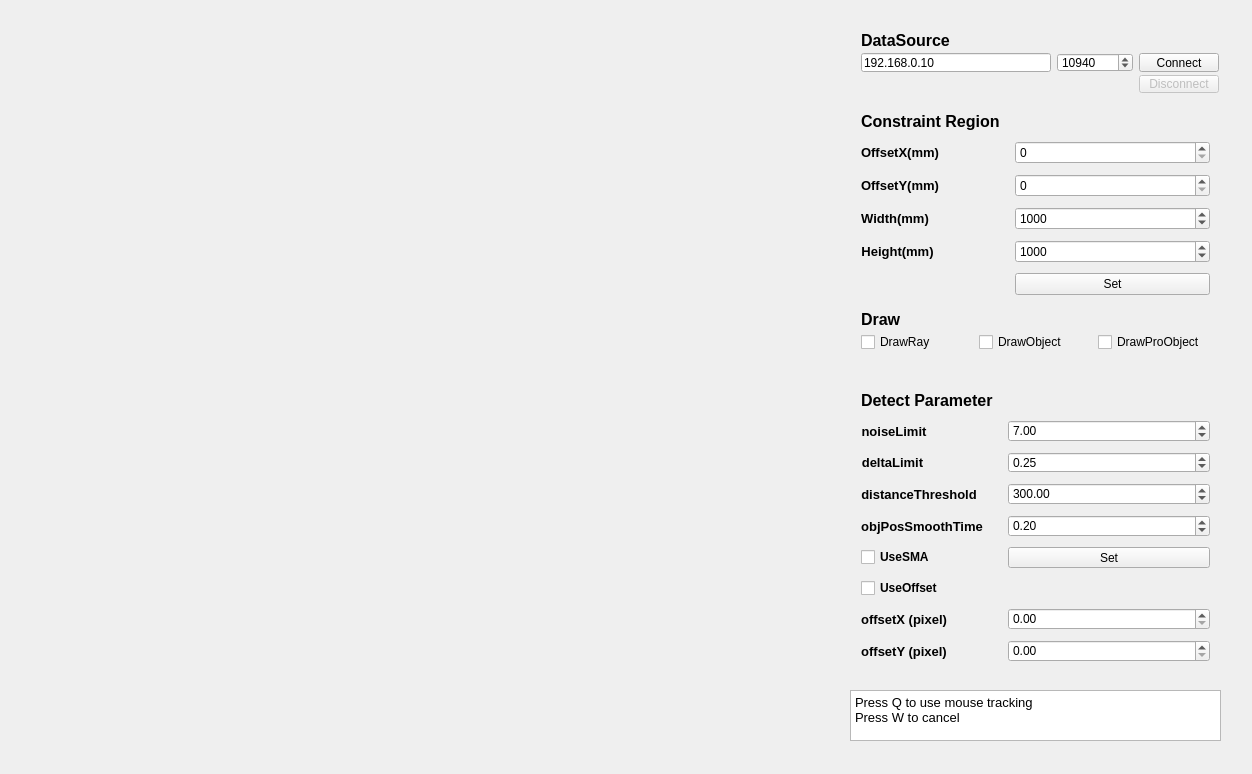
<?xml version="1.0" encoding="UTF-8"?>
<ui version="4.0">
 <class>Qt_urgClass</class>
 <widget class="QWidget" name="Qt_urgClass">
  <property name="geometry">
   <rect>
    <x>0</x>
    <y>0</y>
    <width>1252</width>
    <height>774</height>
   </rect>
  </property>
  <property name="windowTitle">
   <string>Qt_urg</string>
  </property>
  <widget class="QCustomPlot" name="plot" native="true">
   <property name="geometry">
    <rect>
     <x>30</x>
     <y>20</y>
     <width>791</width>
     <height>721</height>
    </rect>
   </property>
   <property name="sizePolicy">
    <sizepolicy hsizetype="Preferred" vsizetype="Preferred">
     <horstretch>0</horstretch>
     <verstretch>0</verstretch>
    </sizepolicy>
   </property>
   <property name="mouseTracking">
    <bool>false</bool>
   </property>
   <property name="focusPolicy">
    <enum>Qt::NoFocus</enum>
   </property>
   <property name="acceptDrops">
    <bool>false</bool>
   </property>
   <property name="autoFillBackground">
    <bool>false</bool>
   </property>
   <widget class="QLabel" name="FPS_Label">
    <property name="geometry">
     <rect>
      <x>70</x>
      <y>10</y>
      <width>381</width>
      <height>51</height>
     </rect>
    </property>
    <property name="font">
     <font>
      <family>Adobe Devanagari</family>
      <pointsize>12</pointsize>
      <weight>50</weight>
      <bold>false</bold>
     </font>
    </property>
    <property name="text">
     <string/>
    </property>
   </widget>
  </widget>
  <widget class="QWidget" name="gridLayoutWidget">
   <property name="geometry">
    <rect>
     <x>850</x>
     <y>20</y>
     <width>371</width>
     <height>84</height>
    </rect>
   </property>
   <layout class="QGridLayout" name="DataSource_Layout" rowstretch="0,0,0" columnstretch="5,2,0">
    <property name="rightMargin">
     <number>2</number>
    </property>
    <property name="horizontalSpacing">
     <number>6</number>
    </property>
    <property name="verticalSpacing">
     <number>3</number>
    </property>
    <item row="1" column="0">
     <widget class="QLineEdit" name="IP_Input">
      <property name="text">
       <string>192.168.0.10</string>
      </property>
     </widget>
    </item>
    <item row="2" column="2">
     <widget class="QPushButton" name="Disconnect_Button">
      <property name="enabled">
       <bool>false</bool>
      </property>
      <property name="text">
       <string>Disconnect</string>
      </property>
     </widget>
    </item>
    <item row="1" column="1">
     <widget class="QDoubleSpinBox" name="Port_number_input">
      <property name="decimals">
       <number>0</number>
      </property>
      <property name="maximum">
       <double>20000.000000000000000</double>
      </property>
      <property name="stepType">
       <enum>QAbstractSpinBox::DefaultStepType</enum>
      </property>
      <property name="value">
       <double>10940.000000000000000</double>
      </property>
     </widget>
    </item>
    <item row="1" column="2">
     <widget class="QPushButton" name="Connect_Button">
      <property name="text">
       <string>Connect</string>
      </property>
     </widget>
    </item>
    <item row="0" column="0">
     <widget class="QLabel" name="DataSource_Label">
      <property name="font">
       <font>
        <pointsize>12</pointsize>
        <weight>75</weight>
        <bold>true</bold>
       </font>
      </property>
      <property name="text">
       <string>DataSource</string>
      </property>
     </widget>
    </item>
   </layout>
  </widget>
  <widget class="QWidget" name="formLayoutWidget_2">
   <property name="geometry">
    <rect>
     <x>850</x>
     <y>100</y>
     <width>371</width>
     <height>206</height>
    </rect>
   </property>
   <layout class="QFormLayout" name="ConstrainrRegion_Layout">
    <property name="formAlignment">
     <set>Qt::AlignLeading|Qt::AlignLeft|Qt::AlignVCenter</set>
    </property>
    <property name="horizontalSpacing">
     <number>15</number>
    </property>
    <property name="verticalSpacing">
     <number>10</number>
    </property>
    <item row="2" column="0">
     <widget class="QLabel" name="OffsetX_label">
      <property name="font">
       <font>
        <pointsize>10</pointsize>
        <weight>75</weight>
        <bold>true</bold>
       </font>
      </property>
      <property name="text">
       <string>OffsetX(mm)</string>
      </property>
      <property name="textFormat">
       <enum>Qt::PlainText</enum>
      </property>
      <property name="alignment">
       <set>Qt::AlignCenter</set>
      </property>
     </widget>
    </item>
    <item row="2" column="1">
     <widget class="QDoubleSpinBox" name="OffsetX_Input">
      <property name="sizePolicy">
       <sizepolicy hsizetype="Minimum" vsizetype="Fixed">
        <horstretch>0</horstretch>
        <verstretch>0</verstretch>
       </sizepolicy>
      </property>
      <property name="toolTipDuration">
       <number>-1</number>
      </property>
      <property name="layoutDirection">
       <enum>Qt::LeftToRight</enum>
      </property>
      <property name="autoFillBackground">
       <bool>false</bool>
      </property>
      <property name="decimals">
       <number>0</number>
      </property>
      <property name="minimum">
       <double>0.000000000000000</double>
      </property>
      <property name="maximum">
       <double>50000.000000000000000</double>
      </property>
      <property name="value">
       <double>0.000000000000000</double>
      </property>
     </widget>
    </item>
    <item row="3" column="0">
     <widget class="QLabel" name="OffsetY_label">
      <property name="font">
       <font>
        <pointsize>10</pointsize>
        <weight>75</weight>
        <bold>true</bold>
       </font>
      </property>
      <property name="text">
       <string>OffsetY(mm)</string>
      </property>
      <property name="textFormat">
       <enum>Qt::PlainText</enum>
      </property>
      <property name="alignment">
       <set>Qt::AlignCenter</set>
      </property>
     </widget>
    </item>
    <item row="3" column="1">
     <widget class="QDoubleSpinBox" name="OffsetY_Input">
      <property name="decimals">
       <number>0</number>
      </property>
      <property name="minimum">
       <double>0.000000000000000</double>
      </property>
      <property name="maximum">
       <double>50000.000000000000000</double>
      </property>
      <property name="value">
       <double>0.000000000000000</double>
      </property>
     </widget>
    </item>
    <item row="4" column="0">
     <widget class="QLabel" name="Width_Label">
      <property name="font">
       <font>
        <pointsize>10</pointsize>
        <weight>75</weight>
        <bold>true</bold>
       </font>
      </property>
      <property name="text">
       <string>Width(mm)</string>
      </property>
      <property name="textFormat">
       <enum>Qt::PlainText</enum>
      </property>
      <property name="alignment">
       <set>Qt::AlignCenter</set>
      </property>
     </widget>
    </item>
    <item row="4" column="1">
     <widget class="QDoubleSpinBox" name="Width_Input">
      <property name="decimals">
       <number>0</number>
      </property>
      <property name="minimum">
       <double>10.000000000000000</double>
      </property>
      <property name="maximum">
       <double>50000.000000000000000</double>
      </property>
      <property name="value">
       <double>1000.000000000000000</double>
      </property>
     </widget>
    </item>
    <item row="5" column="0">
     <widget class="QLabel" name="Height_Label">
      <property name="font">
       <font>
        <pointsize>10</pointsize>
        <weight>75</weight>
        <bold>true</bold>
       </font>
      </property>
      <property name="text">
       <string>Height(mm)</string>
      </property>
      <property name="textFormat">
       <enum>Qt::PlainText</enum>
      </property>
      <property name="alignment">
       <set>Qt::AlignCenter</set>
      </property>
     </widget>
    </item>
    <item row="5" column="1">
     <widget class="QDoubleSpinBox" name="Height_Input">
      <property name="decimals">
       <number>0</number>
      </property>
      <property name="minimum">
       <double>10.000000000000000</double>
      </property>
      <property name="maximum">
       <double>50000.000000000000000</double>
      </property>
      <property name="value">
       <double>1000.000000000000000</double>
      </property>
     </widget>
    </item>
    <item row="6" column="1">
     <widget class="QPushButton" name="SetCR_Button">
      <property name="enabled">
       <bool>true</bool>
      </property>
      <property name="text">
       <string>Set</string>
      </property>
      <property name="checkable">
       <bool>true</bool>
      </property>
     </widget>
    </item>
    <item row="1" column="0">
     <widget class="QLabel" name="Constraint_Region_Label">
      <property name="font">
       <font>
        <pointsize>12</pointsize>
        <weight>75</weight>
        <bold>true</bold>
       </font>
      </property>
      <property name="text">
       <string>Constraint Region</string>
      </property>
     </widget>
    </item>
   </layout>
  </widget>
  <widget class="QTextBrowser" name="textlabel">
   <property name="geometry">
    <rect>
     <x>850</x>
     <y>690</y>
     <width>371</width>
     <height>51</height>
    </rect>
   </property>
   <property name="font">
    <font>
     <weight>50</weight>
     <bold>false</bold>
    </font>
   </property>
   <property name="layoutDirection">
    <enum>Qt::LeftToRight</enum>
   </property>
   <property name="html">
    <string>&lt;!DOCTYPE HTML PUBLIC &quot;-//W3C//DTD HTML 4.0//EN&quot; &quot;http://www.w3.org/TR/REC-html40/strict.dtd&quot;&gt;
&lt;html&gt;&lt;head&gt;&lt;meta name=&quot;qrichtext&quot; content=&quot;1&quot; /&gt;&lt;style type=&quot;text/css&quot;&gt;
p, li { white-space: pre-wrap; }
&lt;/style&gt;&lt;/head&gt;&lt;body style=&quot; font-family:'PMingLiU'; font-size:9pt; font-weight:400; font-style:normal;&quot;&gt;
&lt;p style=&quot; margin-top:0px; margin-bottom:0px; margin-left:0px; margin-right:0px; -qt-block-indent:0; text-indent:0px;&quot;&gt;&lt;span style=&quot; font-size:10pt;&quot;&gt;Press Q to use mouse tracking&lt;/span&gt;&lt;/p&gt;
&lt;p style=&quot; margin-top:0px; margin-bottom:0px; margin-left:0px; margin-right:0px; -qt-block-indent:0; text-indent:0px;&quot;&gt;&lt;span style=&quot; font-size:10pt;&quot;&gt;Press W to cancel&lt;/span&gt;&lt;/p&gt;&lt;/body&gt;&lt;/html&gt;</string>
   </property>
  </widget>
  <widget class="QWidget" name="formLayoutWidget_4">
   <property name="geometry">
    <rect>
     <x>850</x>
     <y>380</y>
     <width>371</width>
     <height>293</height>
    </rect>
   </property>
   <layout class="QFormLayout" name="ConstrainrRegion_Layout_3">
    <property name="formAlignment">
     <set>Qt::AlignLeading|Qt::AlignLeft|Qt::AlignVCenter</set>
    </property>
    <property name="horizontalSpacing">
     <number>15</number>
    </property>
    <property name="verticalSpacing">
     <number>10</number>
    </property>
    <item row="0" column="0">
     <widget class="QLabel" name="DetectParm_Label">
      <property name="font">
       <font>
        <pointsize>12</pointsize>
        <weight>75</weight>
        <bold>true</bold>
       </font>
      </property>
      <property name="text">
       <string>Detect Parameter</string>
      </property>
     </widget>
    </item>
    <item row="1" column="0">
     <widget class="QLabel" name="noiseLimit">
      <property name="font">
       <font>
        <pointsize>10</pointsize>
        <weight>75</weight>
        <bold>true</bold>
       </font>
      </property>
      <property name="text">
       <string>noiseLimit</string>
      </property>
      <property name="textFormat">
       <enum>Qt::PlainText</enum>
      </property>
      <property name="alignment">
       <set>Qt::AlignCenter</set>
      </property>
     </widget>
    </item>
    <item row="1" column="1">
     <widget class="QDoubleSpinBox" name="noiseLimit_Input">
      <property name="sizePolicy">
       <sizepolicy hsizetype="Minimum" vsizetype="Fixed">
        <horstretch>0</horstretch>
        <verstretch>0</verstretch>
       </sizepolicy>
      </property>
      <property name="toolTipDuration">
       <number>-1</number>
      </property>
      <property name="layoutDirection">
       <enum>Qt::LeftToRight</enum>
      </property>
      <property name="autoFillBackground">
       <bool>false</bool>
      </property>
      <property name="decimals">
       <number>2</number>
      </property>
      <property name="minimum">
       <double>1.000000000000000</double>
      </property>
      <property name="maximum">
       <double>40.000000000000000</double>
      </property>
      <property name="value">
       <double>7.000000000000000</double>
      </property>
     </widget>
    </item>
    <item row="2" column="0">
     <widget class="QLabel" name="deltaLimit">
      <property name="font">
       <font>
        <pointsize>10</pointsize>
        <weight>75</weight>
        <bold>true</bold>
       </font>
      </property>
      <property name="text">
       <string>deltaLimit</string>
      </property>
      <property name="textFormat">
       <enum>Qt::PlainText</enum>
      </property>
      <property name="alignment">
       <set>Qt::AlignCenter</set>
      </property>
     </widget>
    </item>
    <item row="2" column="1">
     <widget class="QDoubleSpinBox" name="deltaLimit_Input">
      <property name="minimum">
       <double>0.000000000000000</double>
      </property>
      <property name="maximum">
       <double>1000.000000000000000</double>
      </property>
      <property name="singleStep">
       <double>200.000000000000000</double>
      </property>
      <property name="value">
       <double>0.250000000000000</double>
      </property>
     </widget>
    </item>
    <item row="3" column="0">
     <widget class="QLabel" name="distanceThreshold">
      <property name="font">
       <font>
        <pointsize>10</pointsize>
        <weight>75</weight>
        <bold>true</bold>
       </font>
      </property>
      <property name="text">
       <string>distanceThreshold</string>
      </property>
      <property name="textFormat">
       <enum>Qt::PlainText</enum>
      </property>
      <property name="alignment">
       <set>Qt::AlignCenter</set>
      </property>
     </widget>
    </item>
    <item row="3" column="1">
     <widget class="QDoubleSpinBox" name="distanceThreshold_Input">
      <property name="minimum">
       <double>0.000000000000000</double>
      </property>
      <property name="maximum">
       <double>1000.000000000000000</double>
      </property>
      <property name="value">
       <double>300.000000000000000</double>
      </property>
     </widget>
    </item>
    <item row="4" column="0">
     <widget class="QLabel" name="objPosSmoothTime">
      <property name="font">
       <font>
        <pointsize>10</pointsize>
        <weight>75</weight>
        <bold>true</bold>
       </font>
      </property>
      <property name="text">
       <string>objPosSmoothTime</string>
      </property>
      <property name="textFormat">
       <enum>Qt::PlainText</enum>
      </property>
      <property name="alignment">
       <set>Qt::AlignCenter</set>
      </property>
     </widget>
    </item>
    <item row="4" column="1">
     <widget class="QDoubleSpinBox" name="objPosSmoothTime_Input">
      <property name="minimum">
       <double>0.010000000000000</double>
      </property>
      <property name="maximum">
       <double>1.000000000000000</double>
      </property>
      <property name="value">
       <double>0.200000000000000</double>
      </property>
     </widget>
    </item>
    <item row="5" column="0">
     <widget class="QCheckBox" name="UseSMA">
      <property name="enabled">
       <bool>true</bool>
      </property>
      <property name="font">
       <font>
        <weight>75</weight>
        <bold>true</bold>
       </font>
      </property>
      <property name="text">
       <string>UseSMA</string>
      </property>
      <property name="checkable">
       <bool>false</bool>
      </property>
      <property name="checked">
       <bool>false</bool>
      </property>
     </widget>
    </item>
    <item row="5" column="1">
     <widget class="QPushButton" name="SetParm_Button">
      <property name="enabled">
       <bool>true</bool>
      </property>
      <property name="text">
       <string>Set</string>
      </property>
      <property name="checkable">
       <bool>true</bool>
      </property>
     </widget>
    </item>
    <item row="6" column="0">
     <widget class="QCheckBox" name="UseOffset">
      <property name="enabled">
       <bool>true</bool>
      </property>
      <property name="font">
       <font>
        <weight>75</weight>
        <bold>true</bold>
       </font>
      </property>
      <property name="text">
       <string>UseOffset</string>
      </property>
      <property name="checkable">
       <bool>false</bool>
      </property>
      <property name="checked">
       <bool>false</bool>
      </property>
     </widget>
    </item>
    <item row="7" column="0">
     <widget class="QLabel" name="cursoroffsetX_label">
      <property name="font">
       <font>
        <pointsize>10</pointsize>
        <weight>75</weight>
        <bold>true</bold>
       </font>
      </property>
      <property name="text">
       <string>offsetX (pixel)</string>
      </property>
      <property name="textFormat">
       <enum>Qt::PlainText</enum>
      </property>
      <property name="alignment">
       <set>Qt::AlignCenter</set>
      </property>
     </widget>
    </item>
    <item row="7" column="1">
     <widget class="QDoubleSpinBox" name="cursoroffsetX_Input">
      <property name="sizePolicy">
       <sizepolicy hsizetype="Minimum" vsizetype="Fixed">
        <horstretch>0</horstretch>
        <verstretch>0</verstretch>
       </sizepolicy>
      </property>
      <property name="toolTipDuration">
       <number>-1</number>
      </property>
      <property name="layoutDirection">
       <enum>Qt::LeftToRight</enum>
      </property>
      <property name="autoFillBackground">
       <bool>false</bool>
      </property>
      <property name="minimum">
       <double>0.000000000000000</double>
      </property>
      <property name="maximum">
       <double>100.000000000000000</double>
      </property>
      <property name="value">
       <double>0.000000000000000</double>
      </property>
     </widget>
    </item>
    <item row="8" column="0">
     <widget class="QLabel" name="cursoroffsetY_label">
      <property name="font">
       <font>
        <pointsize>10</pointsize>
        <weight>75</weight>
        <bold>true</bold>
       </font>
      </property>
      <property name="text">
       <string>offsetY (pixel)</string>
      </property>
      <property name="textFormat">
       <enum>Qt::PlainText</enum>
      </property>
      <property name="alignment">
       <set>Qt::AlignCenter</set>
      </property>
     </widget>
    </item>
    <item row="8" column="1">
     <widget class="QDoubleSpinBox" name="cursoroffsetY_Input">
      <property name="minimum">
       <double>0.000000000000000</double>
      </property>
      <property name="maximum">
       <double>100.000000000000000</double>
      </property>
      <property name="value">
       <double>0.000000000000000</double>
      </property>
     </widget>
    </item>
   </layout>
  </widget>
  <widget class="QWidget" name="gridLayoutWidget_2">
   <property name="geometry">
    <rect>
     <x>850</x>
     <y>300</y>
     <width>371</width>
     <height>61</height>
    </rect>
   </property>
   <layout class="QGridLayout" name="gridLayout">
    <item row="3" column="1">
     <widget class="QCheckBox" name="DrawObject">
      <property name="text">
       <string>DrawObject</string>
      </property>
      <property name="checkable">
       <bool>true</bool>
      </property>
      <property name="checked">
       <bool>false</bool>
      </property>
     </widget>
    </item>
    <item row="3" column="0">
     <widget class="QCheckBox" name="DrawRay">
      <property name="enabled">
       <bool>true</bool>
      </property>
      <property name="text">
       <string>DrawRay</string>
      </property>
      <property name="checkable">
       <bool>true</bool>
      </property>
      <property name="checked">
       <bool>false</bool>
      </property>
     </widget>
    </item>
    <item row="0" column="0">
     <widget class="QLabel" name="Draw_Label">
      <property name="font">
       <font>
        <pointsize>12</pointsize>
        <weight>75</weight>
        <italic>false</italic>
        <bold>true</bold>
        <underline>false</underline>
        <strikeout>false</strikeout>
       </font>
      </property>
      <property name="text">
       <string>Draw</string>
      </property>
     </widget>
    </item>
    <item row="3" column="2">
     <widget class="QCheckBox" name="DrawProObject">
      <property name="text">
       <string>DrawProObject</string>
      </property>
      <property name="checkable">
       <bool>true</bool>
      </property>
      <property name="checked">
       <bool>false</bool>
      </property>
     </widget>
    </item>
   </layout>
  </widget>
 </widget>
 <layoutdefault spacing="6" margin="11"/>
 <customwidgets>
  <customwidget>
   <class>QCustomPlot</class>
   <extends>QWidget</extends>
   <header>qcustomplot.h</header>
   <container>1</container>
  </customwidget>
 </customwidgets>
 <resources>
  <include location="Qt_urg.qrc"/>
 </resources>
 <connections/>
</ui>
